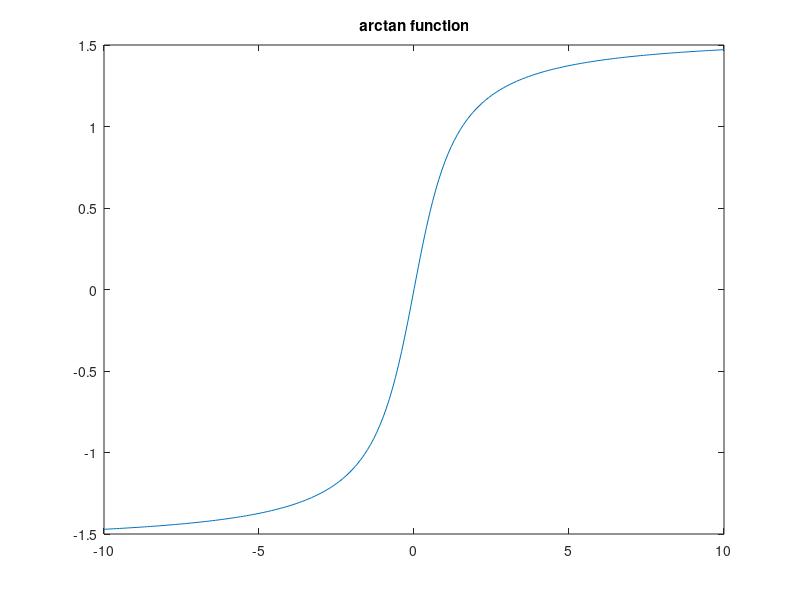
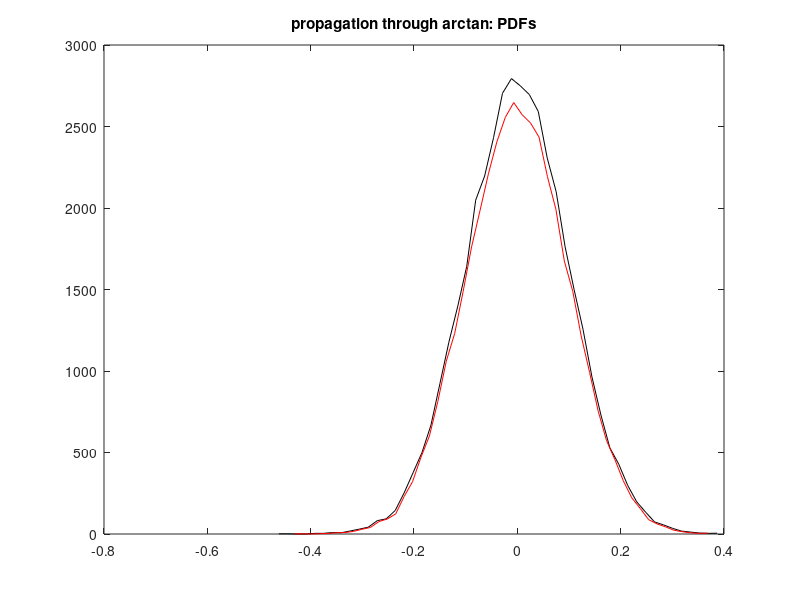

Reproduce these figures in MATLAB, in order.
%Propagation through nonlinearity
%
%nonlinear function
vx=-10:0.1:10;
vy=atan(vx);

%gaussian random data
Nd=40000;
sig=0.1;
adat=sig*randn(1,Nd);
%histogram of a priori data
Nbins=50;
[ha,hax]=hist(adat,Nbins); 

%propagated random data
pdat=atan(adat);
%histogram of posterior data
[hp,hpx]=hist(pdat,Nbins); 

figure(1)
plot(vx,vy);
title('arctan function');

figure(2)
plot(hax,ha,'k'); hold on;
plot(hpx,hp,'r');
title('propagation through arctan: PDFs');
